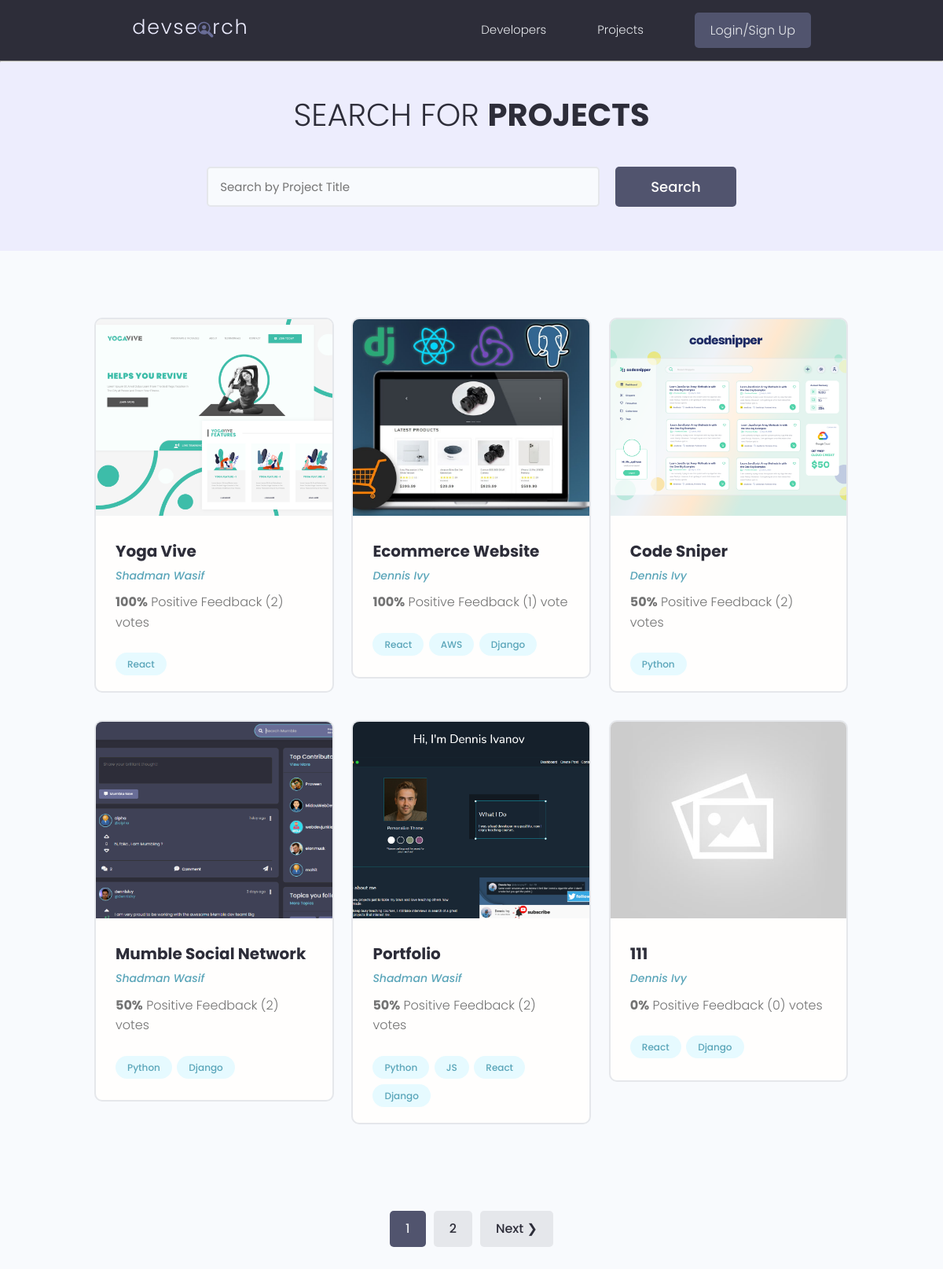
/projects/, run on the app's committed database.
### projects/models.py (models this page shows, shortened)
class Project(models.Model):
    owner = models.ForeignKey(Profile, null=True, blank=True, on_delete=models.CASCADE)
    title = models.CharField(max_length=200)
    description = models.TextField(null=True, blank=True)
    featured_image = models.ImageField(null=True, blank=True, default="default.jpg")
    demo_link = models.CharField(max_length=200, null=True, blank=True)
    source_link = models.CharField(max_length=200, null=True, blank=True)
    tags = models.ManyToManyField('Tag', blank=True)
    vote_total = models.IntegerField(default=0, null=True, blank=True)
    vote_ratio = models.IntegerField(default=0, null=True, blank=True)
    created = models.DateTimeField(auto_now_add=True)
    id = models.UUIDField(default=uuid.uuid4, unique=True, primary_key=True, editable=False)
    class Meta:
        ordering = ['-vote_ratio', '-vote_total', 'title']
    @property
    def imageURL(self):
        try:
            url = self.featured_image.url
        except:
            url = ''
        return url

class Tag(models.Model):
    name = models.CharField(max_length=200)
    created = models.DateTimeField(auto_now_add=True)
    id = models.UUIDField(default=uuid.uuid4, unique=True, primary_key=True, editable=False)
    def __str__(self):
        return self.name

### users/models.py (models this page shows, shortened)
class Profile(models.Model):
    user = models.OneToOneField(User, on_delete=models.CASCADE, null=True, blank=True)
    name = models.CharField(max_length=200, null=True, blank=True)
    email = models.EmailField(max_length=500, null=True, blank=True)
    username = models.CharField(max_length=200, null=True, blank=True)
    location = models.CharField(max_length=200, null=True, blank=True)
    short_intro = models.CharField(max_length=200, null=True, blank=True)
    bio = models.TextField(null=True, blank=True)
    profile_image = models.ImageField(null=True, blank=True, upload_to='profiles/', default='profiles/user-default.png')
    social_github = models.CharField(max_length=200, null=True, blank=True)
    social_twitter = models.CharField(max_length=200, null=True, blank=True)
    social_linkedin = models.CharField(max_length=200, null=True, blank=True)
    social_youtube = models.CharField(max_length=200, null=True, blank=True)
    social_website = models.CharField(max_length=200, null=True, blank=True)
    created = models.DateTimeField(auto_now_add=True)
    id = models.UUIDField(default=uuid.uuid4, unique=True, primary_key=True, editable=False)
    class Meta:
        ordering = ['created']

### projects/views.py (the view)
# urls.py: path('projects/', views.getProjects),
def projects(request):
    projects, search_query = searchProjects(request)
    custom_range, projects = paginateProjects(request, projects, 6)
    context = {'projects':projects, 'search_query': search_query, 'custom_range':custom_range}
    return render(request, "projects/projects.html", context)

### projects/utils.py (called while the page is built)
def paginateProjects(request, projects, results):
    page = request.GET.get('page')
    paginator = Paginator(projects, results)
    try:
        projects = paginator.page(page)
    except PageNotAnInteger:
        page = 1
        projects = paginator.page(page)
    except EmptyPage:
        page = paginator.num_pages
        projects = paginator.page(page)
    leftIndex = (int(page) - 4)
    if leftIndex<1:
        leftIndex = 1
    rightIndex = (int(page) + 5)
    if rightIndex > paginator.num_pages:
        rightIndex = paginator.num_pages
    custom_range = range(leftIndex, rightIndex+1)
    return custom_range, projects

def searchProjects(request):
    search_query = ''
    if request.GET.get('search_query'):
        search_query = request.GET.get('search_query')
    tags = Tag.objects.filter(name__icontains = search_query)
    projects = Project.objects.distinct().filter(
        Q(title__icontains=search_query) | Q(description__icontains=search_query) | Q(owner__name__icontains=search_query) | Q(tags__in = tags)
    )
    return projects, search_query

### projects/templates/projects/projects.html (shortened to what this page needs)
{% extends 'main.html' %} {% block content %}
<main class="projects">
    <section class="hero-section text-center">
        <div class="container container--narrow">
            <div class="hero-section__box">
                <h2>Search for <span>Projects</span></h2>
            </div>
            <div class="hero-section__search">
                <form id="searchForm" class="form" action="{% url 'projects' %}" method="GET">
                    <div class="form__field">
                        <input
                            class="input input--text"
                            id="formInput#search"
                            type="text"
                            name="search_query"
                            placeholder="Search by Project Title"
                            value="{{search_query}}"
                        />
                    </div>
                    <input
                        class="btn btn--sub btn--lg"
                        type="submit"
                        value="Search"
                    />
                </form>
            </div>
        </div>
    </section>
    <section class="projectsList">
        <div class="container">
            <div class="grid grid--three">
                {% for project in projects %}
                <div class="column">
                    <div class="card project">
                        <a
                            href="{% url 'project' project.id %}"
                            class="project"
                        >
                            <img
                                class="project__thumbnail"
                                src="{{ project.imageURL }}"
                                alt="project thumbnail"
                            />
                            <div class="card__body">
                                <h3 class="project__title">
                                    {{ project.title }}
                                </h3>
                                <p>
                                    <a
                                        class="project__author"
                                        href="{% url 'user-profile' project.owner.id %}"
                                        >{{ project.owner.name }}</a
                                    >
                                </p>
                                <p class="project--rating">
                                    <span style="font-weight: bold"
                                        >{{ project.vote_ratio }}%</span
                                    >
                                    Positive Feedback ({{ project.vote_total }})
                                    vote{{project.vote_total|pluralize:"s"}}
                                </p>
                                <div class="project__tags">
                                    {% for tag in project.tags.all %}
                                    <span class="tag tag--pill tag--main">
                                        <small>{{ tag }}</small>
                                    </span>
                                    {% endfor %}
                                </div>
                            </div>
                        </a>
                    </div>
                </div>
                {% endfor %}
            </div>
        </div>
    </section>
    {% include 'pagination.html' with queryset=projects custom_range=custom_range %}
</main>
{% endblock content %}

### static/styles/app.css (style rules this page uses)
:root { --color-sub: #2d2d39; }
.btn--sub { background-color: var(--color-sub-light); }
.card { border: 2px solid var(--color-light); }
img { width: 100%; }
.hero-section { height: 40vh; display: flex; align-items: center; background-color: var(--color-sub); }
.hero-section__box { margin-bottom: 4rem; }
.hero-section__box > h2, .hero-section__box > h2 > span { font-size: 4rem; color: var(--color-light); line-height: 1.3; text-transform: uppercase; }
.hero-section__box > h2 { font-weight: 300; }
.hero-section__box > h2 > span { font-weight: 700; }
.hero-section__search > .form { display: flex; align-items: center; justify-content: center; gap: 2rem; }
.hero-section__search > .form input.input--text { width: 50rem; }
.project__author { font-size: 1.4rem; font-style: italic; }
.project--rating { margin-bottom: 1.6em; margin-top: .5em; }
.projects > .hero-section { background: var(--color-sub-lighter); height: 30vh; }
.projects .hero-section__box { margin-bottom: 2.5rem; }
.projects .hero-section__box > h2 { color: var(--color-sub); }
.projects .hero-section__box > h2 > span { font-weight: 700; color: var(--color-sub); }
.projectsList { margin-top: 8rem; }
.project__thumbnail { height: 25rem; object-fit: cover; object-position: top center; }
.project__title { font-size: 2rem; font-weight: 700; color: var(--color-sub); }

### static/uikit/styles/modules/_variables.css (style rules this page uses)
:root { --color-main: #5aa5b9; --color-main-light: #e6faff; --color-sub: #3f4156; --color-sub-light: #51546e; --color-sub-lighter: #ededfd; --color-text: #737373; --color-gray: #8b8b8b; --color-light: #e5e7eb; --color-light-gray: #767676; --color-bg: #f8fafd; --color-white: #fffefd; --color-white-light: #f3f3f3; --color-success: #359e64; --color-success-bg: #def8e8; --color-error: #fc4b0b; --color-error-bg: #fff2ee; --font-base: 'Poppins', arial, helvetica, 'Segoe UI', roboto, ubuntu, sans-serif; --font-monospace: 'Fira Code', 'Courier New', courier, monospace; --font-regular: 300; --font-medium: 500; --font-bold: 700; --generic-shadow: 1px 1px 5px #00000010; --generic-transition: all 0.3s ease-in-out; }

### static/uikit/styles/modules/_base.css (style rules this page uses)
* { margin: 0; padding: 0; box-sizing: border-box; text-rendering: optimizeLegibility; color: inherit; font-size: inherit; }
html { font-size: 50%; }
@media only screen and (min-width: 480px) { html { font-size: 56.25%; } }
@media only screen and (min-width: 1200px) { html { font-size: 62.5%; } }
body { line-height: 1.6; font-weight: 400; font-size: 1.5rem; color: var(--color-text); background-color: var(--color-bg); min-height: 100vh; }

### static/uikit/styles/modules/_typography.css (style rules this page uses)
* { font-family: var(--font-base); }
h2 { font-size: 3.6rem; font-weight: var(--font-bold); }
h3 { font-size: 3.2rem; font-weight: var(--font-medium); }
p, span, strong { font-size: 1.6rem; color: var(--color-text); font-weight: var(--font-regular); }
a { padding-bottom: 2px; text-decoration: none; display: inline-block; color: var(--color-main); font-weight: var(--font-medium); }

### static/uikit/styles/modules/_utilities.css (style rules this page uses)
.container { width: 92%; max-width: 165rem; margin: 0 auto; box-sizing: border-box; }
.container--narrow { width: 92%; max-width: 120rem; }
@media screen and (min-width: 1000px) { .container { width: 90%; } }
@media screen and (min-width: 1000px) { .container--narrow { width: 85%; } }
@media screen and (min-width: 1200px) { .container { width: 80%; } }
@media screen and (min-width: 1200px) { .container--narrow { width: 72%; } }
.text-center { text-align: center; }

### static/uikit/styles/modules/_button.css (style rules this page uses)
.btn { display: inline-block; position: relative; cursor: pointer; background-color: var(--color-light); font-weight: var(--font-medium); color: var(--color-sub); text-decoration: none; padding: 1rem 2rem; border-radius: 0.5rem; border: none; width: -webkit-fit-content; width: -moz-fit-content; width: fit-content; height: -webkit-fit-content; height: -moz-fit-content; height: fit-content; font-size: 1.6rem; outline-width: 0; outline-color: transparent; -webkit-backface-visibility: hidden; backface-visibility: hidden; transition: all 0.3s ease-in-out; }
.btn--sub { background-color: var(--color-sub); color: var(--color-white); }
.btn--lg { font-size: 1.8rem; padding: 1.2rem 4.5rem; }

### static/uikit/styles/modules/_card.css (style rules this page uses)
.card { border-radius: 1rem; background-color: var(--color-white); border: 1.5px solid var(--color-light); width: auto; height: auto; margin-top: 0.5rem; margin-bottom: 0.5rem; overflow: hidden; }
.card__body, .card__header { padding: 2rem 2.5rem; }

### data on the page
Project: imageURL (picture), title "Yoga Vive", owner.name "Shadman Wasif", vote_ratio "100", vote_total "2"
Tag: name "React"
Project: imageURL (picture), title "Ecommerce Website", owner.name "Dennis Ivy", vote_ratio "100", vote_total "1"
Tag: name "AWS"
Tag: name "Django"
Project: imageURL (picture), title "Code Sniper", owner.name "Dennis Ivy", vote_ratio "50", vote_total "2"
Tag: name "Python"
Project: imageURL (picture), title "Mumble Social Network", owner.name "Shadman Wasif", vote_ratio "50", vote_total "2"
Project: imageURL (picture), title "Portfolio", owner.name "Shadman Wasif", vote_ratio "50", vote_total "2"
Tag: name "JS"
Project: imageURL (placeholder picture), title "111", owner.name "Dennis Ivy", vote_ratio "0", vote_total "0"

### other printed values
{{ page }} "1"
{{ page }} "2"
